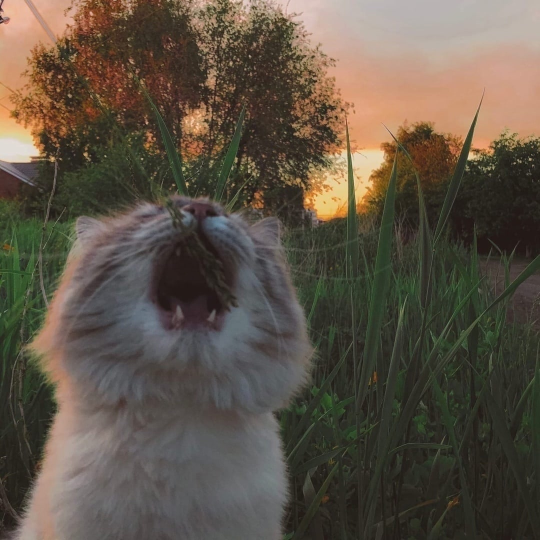
#> input picture images/cat.jpg, 1080 x 1080 px, found by its file name (shown at 1/2 size)
$ python filters.py
#> lines starting #> are read from the running program, lines starting #| are printed output that depends on the picture
#> further down, img is the input picture: shape (1080, 1080, 3); mean B, G, R 70.4, 83.2, 93.5
import numpy as _np
import cv2 as _cv


def mirrorAxis(picture, verticalFlip: bool = True, pos=0.5, flip=False):
    """
    Mirror image along axis in given position. New image will differ in shape.

    :param picture: array, 2d, 3d

    :param verticalFlip: bool
            True - Image will be mirrored up-down
            False - Image will be mirrored left-right

    :param pos: Float or Int
            Float - <0, 1> Axis position = number * dimention.
            Int - <0, MaxDimension> Image position

    :param flip: bool, flip other direction

    :return:

    """
#> called with verticalFlip = False, pos = 0.3, flip = False

    if len(picture.shape) == 3:
        h, w, c = picture.shape
#> h = 1080; w = 1080; c = 3
    else:
        h, w = picture.shape

    if isinstance(pos, int):
        if verticalFlip:
            center = _np.clip(pos, 0, h)
        else:
            center = _np.clip(pos, 0, w)

    elif isinstance(pos, float):
        if verticalFlip:
            center = _np.round(h * pos).astype(int)
        else:
            center = _np.round(w * pos).astype(int)
#> center = 324
    else:
        raise ValueError("Pos must be int or float")

    if verticalFlip:
        "Vertical mirror"
        if center == h or center == 0:
            "EDGE CASES"
            return_np.flipud(picture)
        first = picture[:center, :]
        second = picture[center:, :]

    else:
        "Horizontal Mirror"
        if center == w or center == 0:
            "EDGE CASES"
            return_np.fliplr(picture)
        first = picture[:, :center]
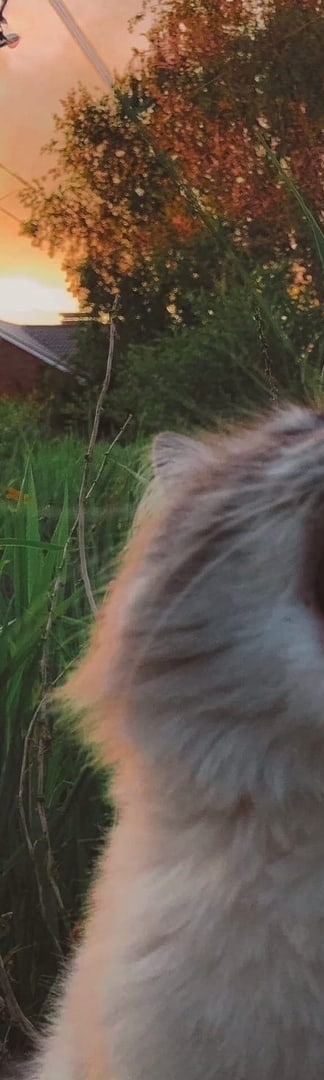
#> first: shape (1080, 324, 3); mean B, G, R 75.2, 88.6, 102.1
        second = picture[:, center:]

    " NORMAL MIRROR "
    if verticalFlip:
        if flip:
            first = _np.flipud(second)
        else:
            second = _np.flipud(first)

    else:
        if flip:
            first = _np.fliplr(second)
        else:
            second = _np.fliplr(first)
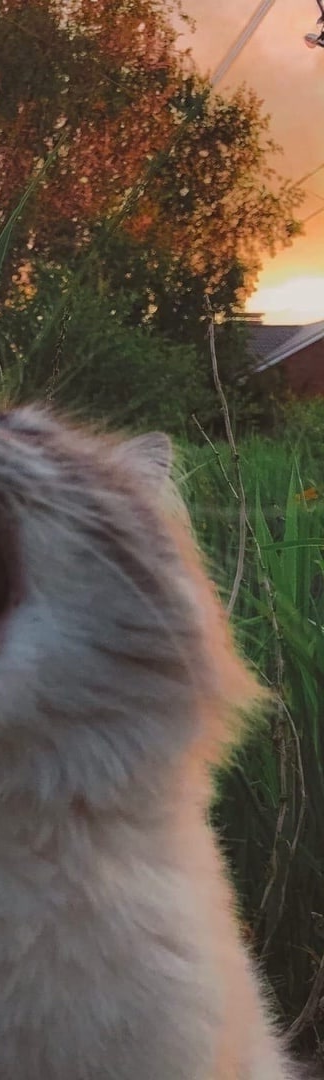
#> second: shape (1080, 324, 3); mean B, G, R 75.2, 88.6, 102.1

    axis = 0 if verticalFlip else 1
    combined = _np.concatenate([first, second], axis=axis)
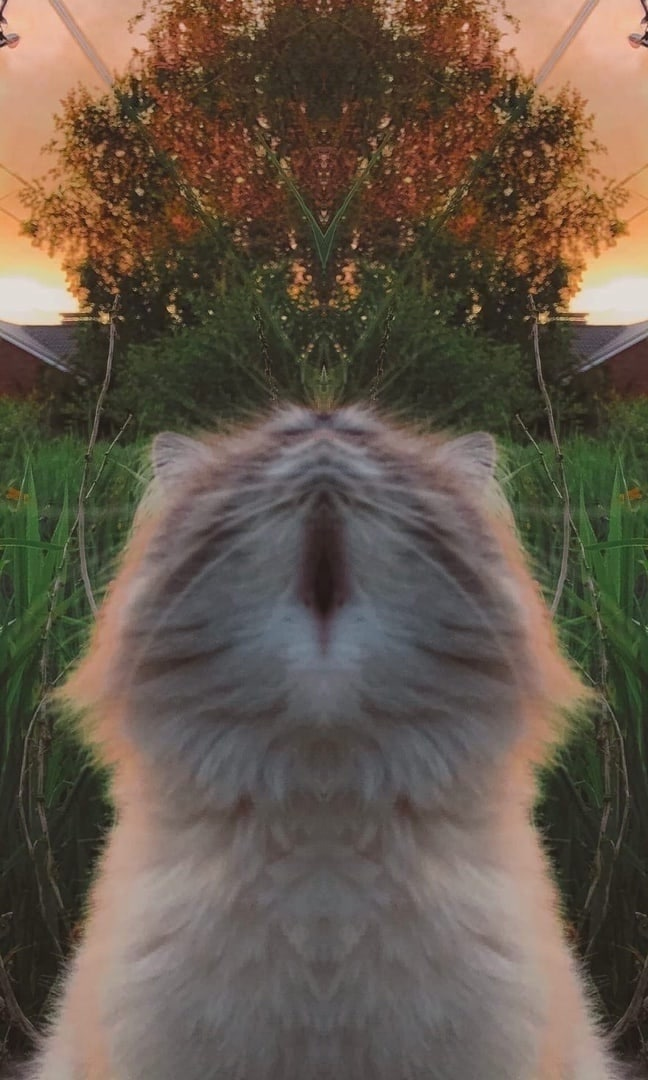
#> combined: shape (1080, 648, 3); mean B, G, R 75.2, 88.6, 102.1

    return combined


# [103 lines left out: functions cutoff_alpha, color_blend, crop_image, not called in this run]

    # return sequence


__all__ = [
    'mirrorAxis',
    'color_blend',
    'crop_image',
    'cutoff_alpha',
]


if __name__ == "__main__":
    import cv2 as _cv2
    import os
    img = _cv2.imread(os.path.join(os.path.dirname(__file__), "cat.jpg"))

    count = 0
    imFlip = mirrorAxis(img, False, 0.3, False)

    "Loop checking"
    for pos in [0.2, 0, 400, 0.8]:
        for verticalFlip in [False, True]:
            for flip in [False, True]:
                # print()
#> (the run stopped early here; a loop or call above may not have finished)
